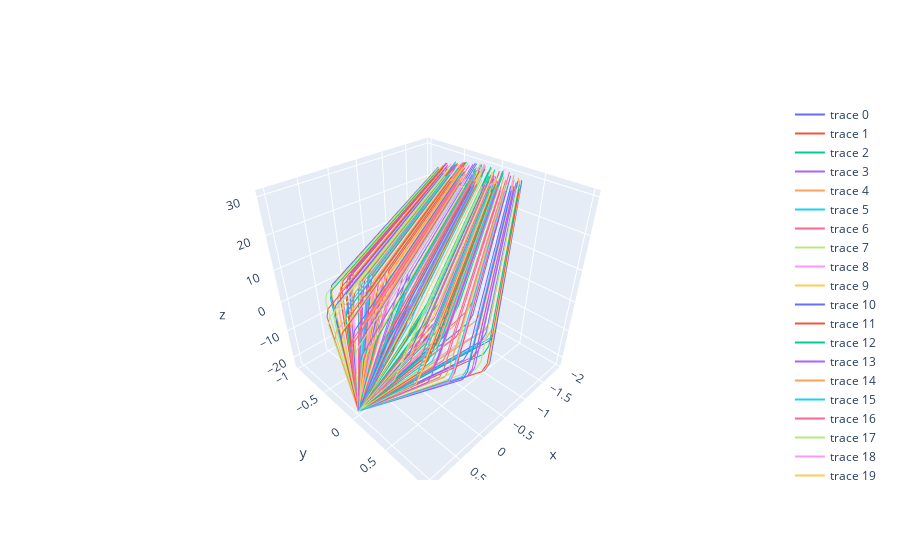

The notebook cell this image was saved under:
### Code cell
settingDataPath = "../settingData.json"
lensSystemPath = "../camera/convex.json"

resultData = cppmodule.cameraLensSample(settingDataPath, lensSystemPath, [1,0,0], 100000, -30)

plot = []
for line in resultData :
    xData = []
    yData = []
    zData = []
    for point in line :
        xData.append(point[0])
        yData.append(point[1])
        zData.append(point[2])
    if len(xData) == 0:
        continue
    plot.append(go.Scatter3d(x=xData, y=yData, z=zData, mode='lines'))

fig = go.Figure(data=plot)
fig.show()
